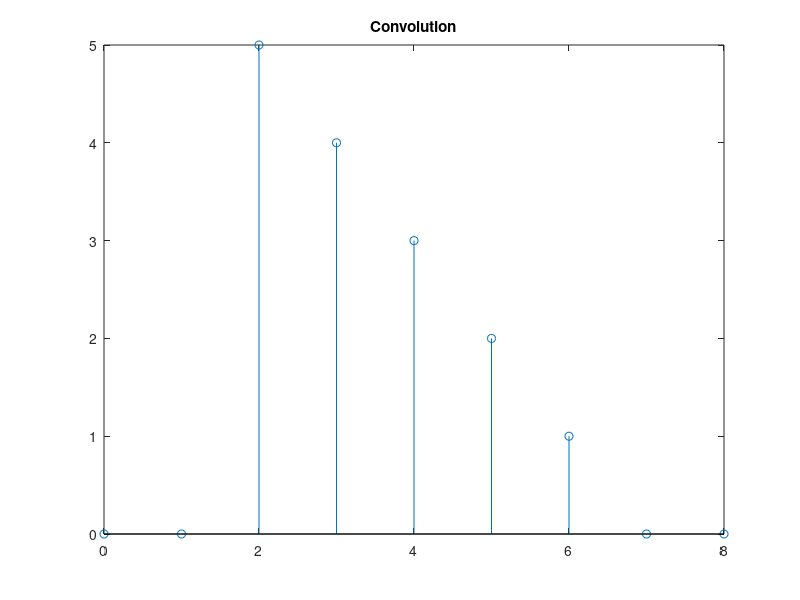
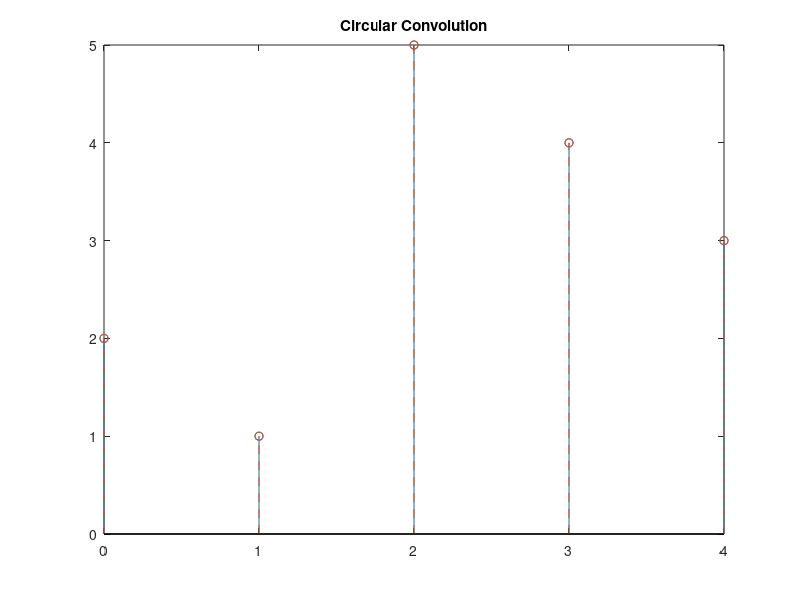

The MATLAB script that drew these images, in order:
close all
clearvars
clc

n_x = 0:4;
x = zeros(size(n_x));
x(3) = 1;
y = [5, 4, 3, 2, 1];
n_y = 0:length(y)-1;
N = length(y);

% linear convolution
n_z = n_x(1) + n_y(1) : n_x(end) + n_y(end);
z = conv(x, y);

% circular convolution

y_tilde = repmat(y, 1, 3);
n_y_tilde = -N:2*N-1;

z_tilde = conv(x, y_tilde);
n_z_tilde = n_x(1) + n_y_tilde(1) : n_x(end) + n_y_tilde(end);
z_c = z_tilde(n_z_tilde >= 0 & n_z_tilde < N);

figure(1);
stem(n_z, z);
title('Convolution');

figure(2);
stem(n_x, z_c);
hold on;
stem(n_x, cconv(x, y, N), '--');
title('Circular Convolution');